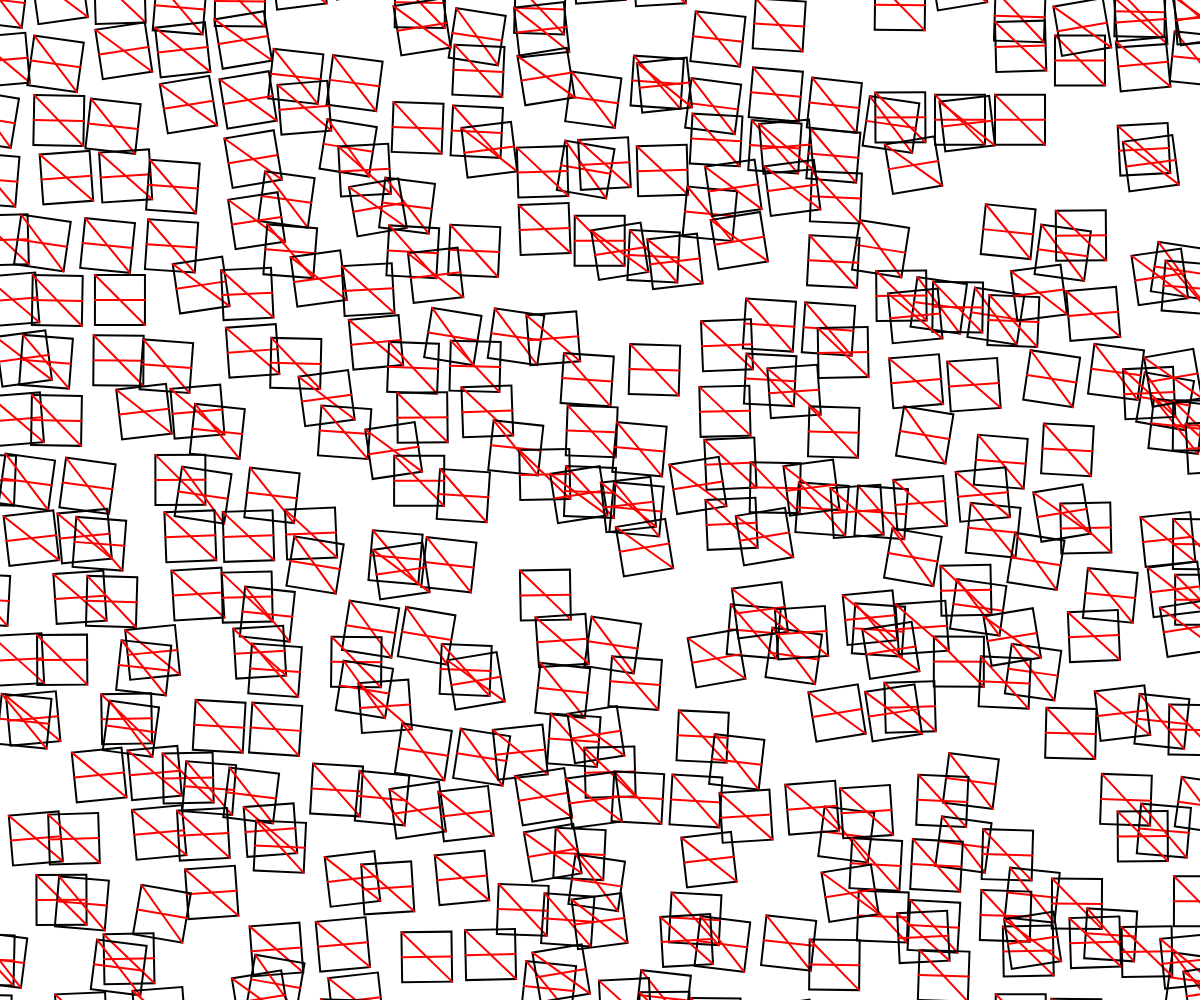
Frame 1 (no input)
Frame 60 (no input): identical to frame 1, image omitted
Frame 120 (the mouse pressed at the canvas centre since frame 60): identical to frame 1, image omitted

The p5.js sketch that drew this single still picture (run headless with seeded random() and noise() and a simulated clock; from frame 60 on, the mouse is pressed at the canvas centre):

// p5.js sketch
// ── sketch.js
function patternA(x, y, z, z) {
  strokeWeight(2);
  stroke(0); // 设置线条颜色为黑色
  noFill(); // 不填充正方形
  rectMode(CENTER);
  rect(x, y, z, z); // 绘制正方形

  stroke(255, 0, 0); // 设置线条颜色为红色
  let midLeftX = x - z / 2; // 左侧中点的x坐标
  let midLeftY = y; // 左侧中点的y坐标
  let midRightX = x + z / 2; // 右侧中点的x坐标
  let midRightY = y; // 右侧中点的y坐标
  line(midLeftX, midLeftY, midRightX, midRightY); // 绘制水平线
  // 红色对角线（左下角到右上角）
  let bottomLeftX = x - z / 2; // 左下角的x坐标
  let bottomLeftY = y - z / 2; // 左下角的y坐标
  let topRightX = x + z / 2; // 右上角的x坐标
  let topRightY = y + z / 2; // 右上角的y坐标
  line(bottomLeftX, bottomLeftY, topRightX, topRightY); // 绘制对角线
}

function setup() {
  createCanvas(windowWidth, windowHeight);
  background(255);

  for (let b = 0; b < windowHeight; b += 30) {
    // draw a row of the pattern
    for (let a = 0; a < windowWidth; a += 30) {
      push();
      translate(a, b);
      angleMode(DEGREES);
      let d = random(10);
      let e = random(-10);
      let de = random([-10, 10]);
      if (de > 0) {
        rotate(d);
      } else {
        rotate(e);
      }
      patternA(a, b, 50, 50);
      pop();
    }
  }
}

function draw() {}
